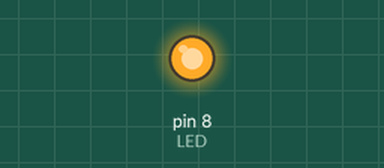
This sketch was run on a simulated Arduino Uno, built with avr-gcc and run on an emulated ATmega328P. On the bench: output pins drawn as LEDs (lit = HIGH).

Above: at 5.0 s.
At 15.0 s:
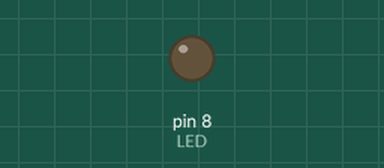
Timing chart, 0 to 26.0 s (numbered marks = the images above):
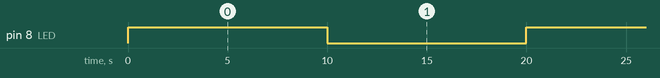

The sketch:

led.ino
```cpp
/*
 *  Encende e apaga un LED con
 * frecuencia constante.
 */

#define LED 8

int tempo = 10000;

void setup() {
  pinMode(LED, OUTPUT);
}

void loop() {
  digitalWrite(LED, HIGH);
  delay(tempo);
  digitalWrite(LED, LOW);
  delay(tempo);
}
```

Measured:
- by itself, pin 8 (LED): alternates HIGH for 10.0 s and LOW for 10.0 s
